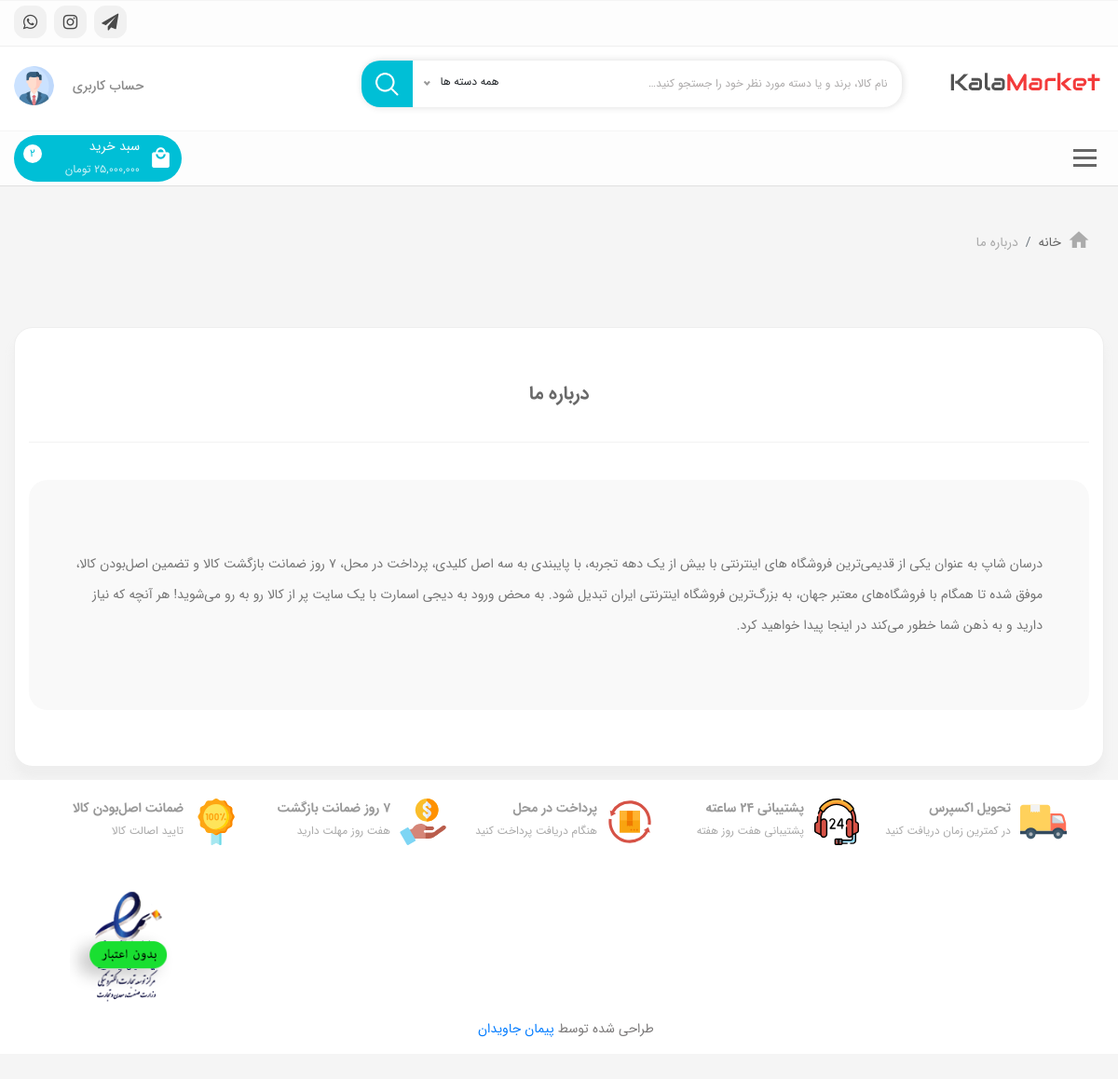
The page /about/ on the database its author committed.
### home/models.py (models this page shows, shortened)
class Setting(models.Model):
    STATUS = (
        ('True', 'True'),
        ('False', 'False'),
    )
    title = models.CharField(max_length=150)
    keywords = models.CharField(max_length=255)
    description = RichTextUploadingField(blank=True)
    company = models.CharField(max_length=50)
    address = RichTextUploadingField(blank=True)
    phone = models.CharField(blank=True, max_length=15)
    fax = models.CharField(blank=True, max_length=15)
    email = models.CharField(blank=True, max_length=50)
    smtp_server = models.CharField(blank=True, max_length=50)
    smtp_email = models.CharField(blank=True, max_length=50)
    smtp_password = models.CharField(blank=True, max_length=10)
    smtp_port = models.CharField(blank=True, max_length=5)
    icon = models.ImageField(blank=True, upload_to='images/')
    logo = models.ImageField(blank=True, upload_to='images/')
    facebook = models.CharField(blank=True, max_length=50)
    instagram = models.CharField(blank=True, max_length=50)
    twitter = models.CharField(blank=True, max_length=50)
    youtube = models.CharField(blank=True, max_length=50)
    whatsapp = models.CharField(blank=True, max_length=50)
    telegram = models.CharField(blank=True, max_length=50)
    shopping_features_img_1 = models.FileField(blank=True, upload_to='images/')
    shopping_features_title_1 = models.CharField(max_length=150)
    shopping_features_description_1 = models.CharField(max_length=150)
    shopping_features_img_2 = models.FileField(blank=True, upload_to='images/')
    shopping_features_title_2 = models.CharField(max_length=150)
    shopping_features_description_2 = models.CharField(max_length=150)
    shopping_features_img_3 = models.FileField(blank=True, upload_to='images/')
    shopping_features_title_3 = models.CharField(max_length=150)
    shopping_features_description_3 = models.CharField(max_length=150)
    shopping_features_img_4 = models.FileField(blank=True, upload_to='images/')
    shopping_features_title_4 = models.CharField(max_length=150)
    shopping_features_description_4 = models.CharField(max_length=150)
    shopping_features_img_5 = models.FileField(blank=True, upload_to='images/')
    shopping_features_title_5 = models.CharField(max_length=150)
    shopping_features_description_5 = models.CharField(max_length=150)
    aboutus = RichTextUploadingField(blank=True)
    contact = RichTextUploadingField(blank=True)
    references = RichTextUploadingField(blank=True)
    status = models.CharField(max_length=10, choices=STATUS)
    create_at = models.DateTimeField(auto_now_add=True)
    update_at = models.DateTimeField(auto_now=True)

### home/views.py (the view)
# urls.py: path('about/', views.aboutus, name='aboutus'),
def aboutus(request):
    setting = Setting.objects.get(pk=1)
    context = {'setting': setting}
    return render(request, 'about.html', context)

### home/templates/about.html (shortened to what this page needs)
{% extends 'base.html' %}
{% block body %}
    <div class="container-main">
        <div class="col-12">
            <div class="page-content page-row">
                <div class="main-row">
                    <div id="breadcrumb">
                        <i class="mdi mdi-home"></i>
                        <nav aria-label="breadcrumb">
                            <ol class="breadcrumb">
                                <li class="breadcrumb-item"><a href="{% url 'home:index' %}">خانه</a></li>
                                <li class="breadcrumb-item active" aria-current="page">درباره ما</li>
                            </ol>
                        </nav>
                    </div>
                </div>
                <form action="#" id="addCommentForm">
                    <section class="product-comment">
                        <div class="comments-product">
                            <div class="comments-product-row">
                                <div class="col-lg-12 col-md-12 col-xs-12 pull-left">
                                    <div class="comments-product-col-info">
                                        <div class="comments-product-headline">
                                            <h3 class="comments-product-title" style="margin-bottom: 35px; text-align: center;">
                                                درباره ما
                                            </h3>
                                        </div>
                                    </div>
                                </div>
                                <div class="comments-add">
                                    <div class="col-lg-12 col-md-12 col-xs-12 pull-left">
                                        <div class="comments-add-col-content">
                                            <div>
                                                <p>{{ setting.aboutus|safe }}</p>
                                            </div>
                                        </div>
                                    </div>
                                </div>
                            </div>
                        </div>
                    </section>
                </form>
            </div>
        </div>
    </div>
{% endblock %}

### home/templates/footer.html (shortened to what this page needs)
{% load static %}
<footer class="footer-main-site">
    <section class="d-block d-xl-block d-lg-block d-md-block d-sm-block order-1">
        <div class="footer-shopping-features">
            <div class="container-fluid">
                <div class="col-12">
                    <div class="item">
                            <span class="icon-shopping">
                                <img src="{{ setting.shopping_features_img_1.url }}" width="50"
                                     alt="{{ setting.shopping_features_title_1 }}" class="img-shopping">
                            </span>
                        <span class="title-shopping">{{ setting.shopping_features_title_1 }}</span>
                        <span class="desc-shopping">{{ setting.shopping_features_description_1 }}</span>
                    </div>
                    <div class="item">
                            <span class="icon-shopping">
                                <img src="{{ setting.shopping_features_img_2.url }}" width="50"
                                     alt="{{ setting.shopping_features_title_2 }}" class="img-shopping">
                            </span>
                        <span class="title-shopping">{{ setting.shopping_features_title_2 }}</span>
                        <span class="desc-shopping">{{ setting.shopping_features_description_2 }}</span>
                    </div>
                    <div class="item">
                            <span class="icon-shopping">
                                <img src="{{ setting.shopping_features_img_3.url }}" width="50"
                                     alt="{{ setting.shopping_features_title_3 }}"
                                     class="img-shopping">
                            </span>
                        <span class="title-shopping">{{ setting.shopping_features_title_3 }}</span>
                        <span class="desc-shopping">{{ setting.shopping_features_description_3 }}</span>
                    </div>
                    <div class="item">
                            <span class="icon-shopping">
                                <img src="{{ setting.shopping_features_img_4.url }}" width="50"
                                     alt="{{ setting.shopping_features_title_4 }}" class="img-shopping">
                            </span>
                        <span class="title-shopping">{{ setting.shopping_features_title_4 }}</span>
                        <span class="desc-shopping">{{ setting.shopping_features_description_4 }} </span>
                    </div>
                    <div class="item">
                            <span class="icon-shopping">
                                <img src="{{ setting.shopping_features_img_5.url }}" width="50"
                                     alt="{{ setting.shopping_features_title_5 }}" class="img-shopping">
                            </span>
                        <span class="title-shopping">{{ setting.shopping_features_title_5 }}</span>
                        <span class="desc-shopping">{{ setting.shopping_features_description_5 }}</span>
                    </div>
                </div>
            </div>
        </div>
    </section>
    <section class="d-block d-xl-block d-lg-block d-md-block d-sm-block order-1">
        <div class="container-fluid">
            <div class="col-12">
                <div class="footer-middlebar">
                    <div class="footer-more-info">
                        <div class="col-lg-2 pl">
                            <div class="footer-safety-partner">
                                <div class="widget widget-product card mb-0">
                                    <div
                                            class="product-carousel-symbol owl-carousel owl-theme owl-rtl owl-loaded owl-drag">
                                        <div class="owl-stage-outer">
                                            <div class="owl-stage"
                                                 style="transform: translate3d(0px, 0px, 0px); transition: all 0s ease 0s; width: 2234px;">
                                                <div class="owl-item active"
                                                     style="width: 300.75px; margin-left: 10px;">
                                                    <div class="item">
                                                        <a href="#" class="d-block hover-img-link">
                                                            <img src="{% static 'footer.html' %}images/footer/license/L-1.png"
                                                                 class="img-fluid img-brand" alt="">
                                                        </a>
                                                    </div>
                                                </div>
                                            </div>
                                        </div>
                                    </div>
                                </div>
                            </div>
                        </div>
                        <div class="footer-copyright">
                            <div class="footer-copyright-text">
                                <p>طراحی شده توسط <a href="https://github.com/pjavidan1988">
                                    پیمان جاویدان
                                </a></p>
                            </div>
                        </div>
                    </div>
                </div>
            </div>
        </div>
    </section>
</footer>
</body>
</html>

### rows shown on the page
Setting: aboutus "درسان شاپ به عنوان یکی از قدیمی‌ترین فروشگاه های اینترنتی با بیش از یک دهه تجربه، با پایبندی به سه اصل کلیدی، پرداخت در محل، 7 روز ضمانت بازگشت کالا و تضمین اصل‌بودن کالا، موفق شده تا همگام با فروشگاه‌های معتبر جهان، به بزرگ‌ترین فروشگاه اینترنتی ایران تبدیل شود. به محض ورود به دیجی اسمارت با یک سایت پر از کالا رو به رو می‌شوید! هر آنچه که نیاز دارید و به ذهن شما خطور می‌کند در اینجا پیدا خواهید کرد.", shopping_features_img_1 (picture), shopping_features_title_1 "تحویل اکسپرس", shopping_features_description_1 "در کمترین زمان دریافت کنید", shopping_features_img_2 (picture), shopping_features_title_2 "پشتیبانی ۲۴ ساعته", shopping_features_description_2 "پشتیبانی هفت روز هفته", shopping_features_img_3 (picture), shopping_features_title_3 "پرداخت در محل", shopping_features_description_3 "هنگام دریافت پرداخت کنید", shopping_features_img_4 (picture), shopping_features_title_4 "۷ روز ضمانت بازگشت", shopping_features_description_4 "هفت روز مهلت دارید", shopping_features_img_5 (picture), shopping_features_title_5 "ضمانت اصل‌بودن کالا", shopping_features_description_5 "تایید اصالت کالا"
